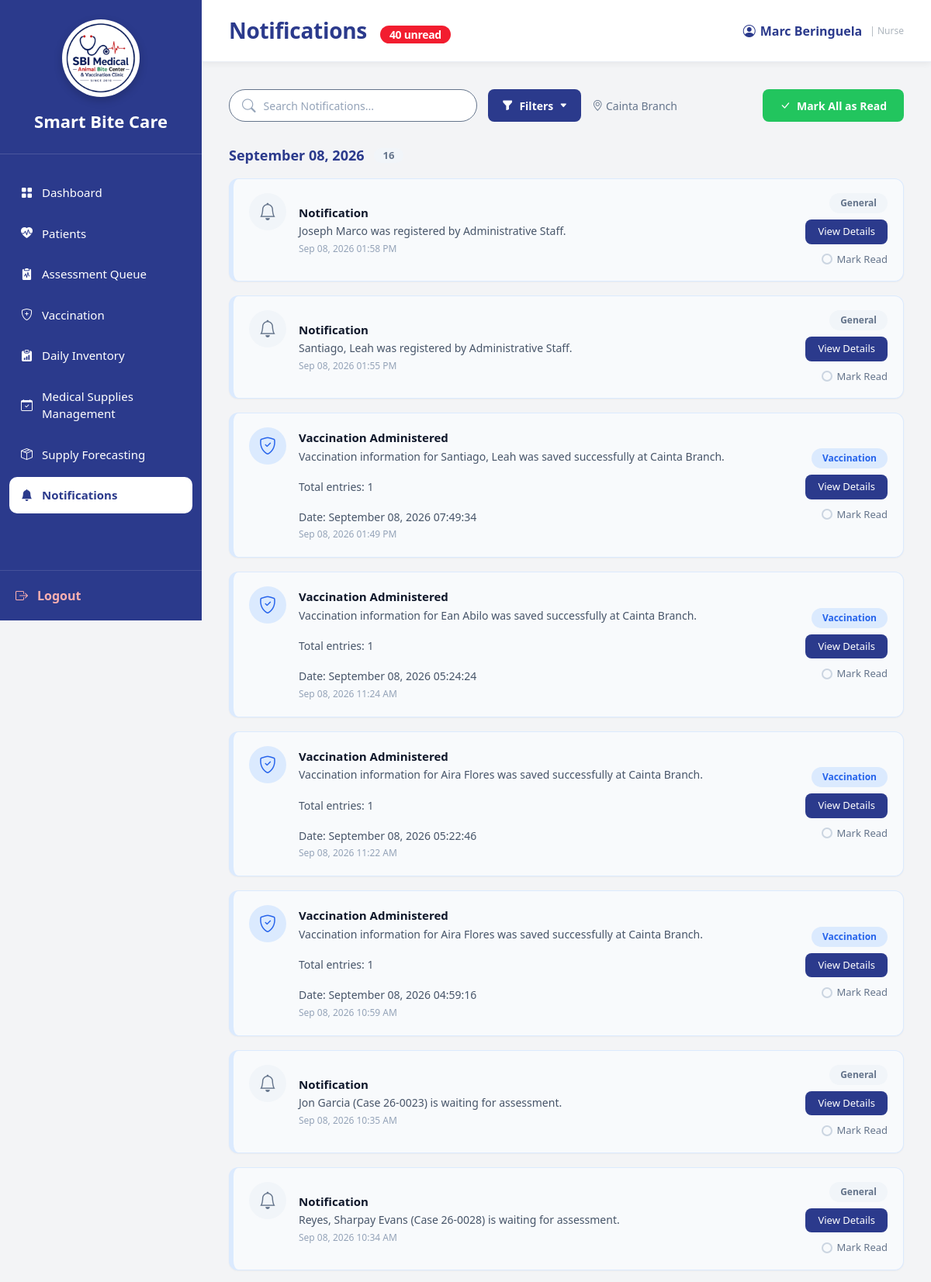
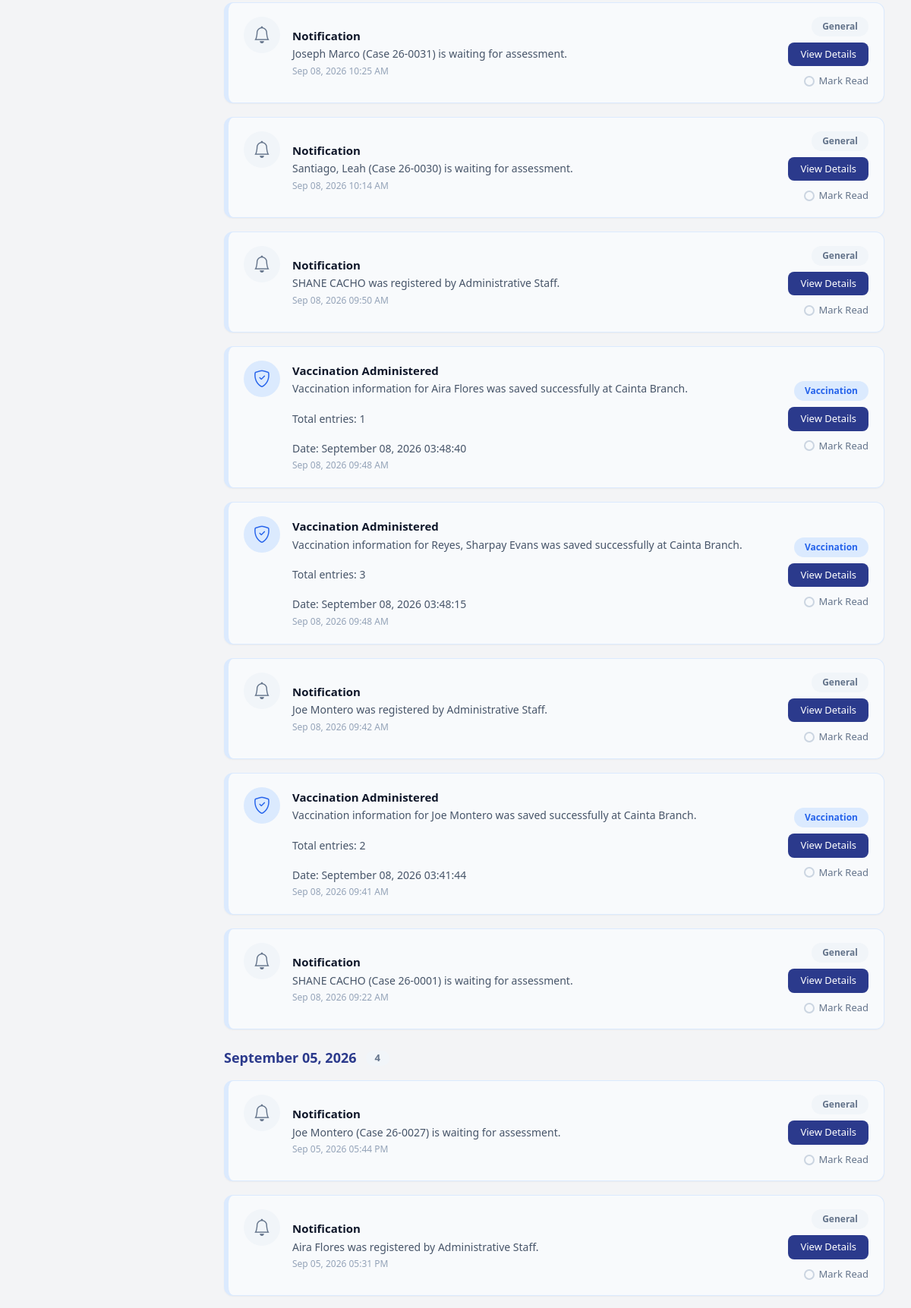
The app's page /Nurse_Notification.php (signed in, upper part) with its own data (2 pictures, top to bottom).
### tables this page shows
CREATE TABLE `users` (
  `user_id` int(11) NOT NULL,
  `branch_id` varchar(10) DEFAULT NULL,
  `role_id` int(11) NOT NULL,
  `username` varchar(100) NOT NULL,
  `email` varchar(255) NOT NULL,
  `password` varchar(255) NOT NULL,
  `status` enum('Active','Inactive') DEFAULT 'Active',
  `created_at` timestamp NOT NULL DEFAULT current_timestamp(),
  `last_login` datetime DEFAULT NULL
);

CREATE TABLE `branches` (
  `branch_id` varchar(10) NOT NULL,
  `branch_name` varchar(150) NOT NULL,
  `branch_address` text DEFAULT NULL,
  `contact_number` varchar(30) DEFAULT NULL,
  `email` varchar(150) DEFAULT NULL,
  `status` enum('Active','Inactive') DEFAULT 'Active',
  `created_at` timestamp NOT NULL DEFAULT current_timestamp()
);

CREATE TABLE `notifications` (
  `notification_id` int(11) NOT NULL,
  `user_id` int(11) NOT NULL,
  `title` varchar(255) DEFAULT NULL,
  `message` text DEFAULT NULL,
  `notification_type` varchar(100) DEFAULT NULL,
  `source_key` varchar(150) DEFAULT NULL,
  `is_read` tinyint(1) DEFAULT 0,
  `created_at` timestamp NOT NULL DEFAULT current_timestamp()
);

### Nurse_Notification.php (the view, shortened to what this page needs)
<?php
require_once 'sources/db_connect.php';
$user_id = $_SESSION['user_id'];
$branch_name = '';
$username = '';
$userQuery = "SELECT u.branch_id, u.username, b.branch_name, r.role_name
              FROM users u
              LEFT JOIN branches b ON u.branch_id = b.branch_id
              LEFT JOIN roles r ON u.role_id = r.role_id
              WHERE u.user_id = ?";
$stmt = $conn->prepare($userQuery);
$stmt->bind_param("i", $user_id);
$stmt->execute();
$userResult = $stmt->get_result();
if ($userResult->num_rows > 0) {
    $userData = $userResult->fetch_assoc();
    $branch_name = $userData['branch_name'] ?? 'Unknown Branch';
    $username = $userData['username'] ?? 'Nurse';
}
$searchQuery = isset($_GET['search']) ? trim($_GET['search']) : '';
$notifQuery = "
    SELECT
        n.notification_id,
        n.user_id,
        n.title,
        n.message,
        n.notification_type,
        n.is_read,
        n.created_at,
        CASE
            WHEN n.notification_type = 'follow_up' THEN 'followup'
            WHEN n.notification_type = 'low_stock' THEN 'low'
            WHEN n.notification_type = 'expiring' THEN 'expiring'
            WHEN n.notification_type = 'vaccination' THEN 'vaccination'
            WHEN n.notification_type = 'patient_record' THEN 'patient'
            ELSE 'general'
        END as notif_category,
        CASE
            WHEN n.notification_type = 'follow_up' THEN 'Follow-Up Due'
            WHEN n.notification_type = 'low_stock' THEN 'Low Stock Alert'
            WHEN n.notification_type = 'expiring' THEN 'Expiring Vaccine Alert'
            WHEN n.notification_type = 'vaccination' THEN 'Vaccination Administered'
            WHEN n.notification_type = 'patient_record' THEN 'Patient Record Update'
            ELSE 'Notification'
        END as display_title,
        DATEDIFF(NOW(), n.created_at) as days_ago,
        DATE(n.created_at) as notif_date
    FROM notifications n
    WHERE n.user_id = ?
";
$params = [$user_id];
$types = "i";
$notifQuery .= " ORDER BY n.created_at DESC";
$stmt = $conn->prepare($notifQuery);
$stmt->bind_param($types, ...$params);
$stmt->execute();
$notifResult = $stmt->get_result();
$notifications = [];
while ($row = $notifResult->fetch_assoc()) {
    $notifications[] = $row;
}
$statsQuery = "
    SELECT
        COUNT(*) as total,
        SUM(CASE WHEN is_read = 0 THEN 1 ELSE 0 END) as unread,
        SUM(CASE WHEN notification_type = 'follow_up' AND is_read = 0 THEN 1 ELSE 0 END) as followup_unread,
        SUM(CASE WHEN notification_type = 'low_stock' AND is_read = 0 THEN 1 ELSE 0 END) as low_stock_unread,
        SUM(CASE WHEN notification_type = 'expiring' AND is_read = 0 THEN 1 ELSE 0 END) as expiring_unread,
        SUM(CASE WHEN notification_type = 'vaccination' AND is_read = 0 THEN 1 ELSE 0 END) as vaccination_unread
    FROM notifications
    WHERE user_id = ?
";
$stmt = $conn->prepare($statsQuery);
$stmt->bind_param("i", $user_id);
$stmt->execute();
$statsResult = $stmt->get_result();
$stats = $statsResult->fetch_assoc();
$unreadCount = $stats['unread'] ?? 0;
$groupedNotifications = [];
foreach ($notifications as $notif) {
    $dateKey = $notif['notif_date'];
    if (!isset($groupedNotifications[$dateKey])) {
        $groupedNotifications[$dateKey] = [];
    }
    $groupedNotifications[$dateKey][] = $notif;
}
function getDateLabel($date) {
    $today = date('Y-m-d');
    $tomorrow = date('Y-m-d', strtotime('+1 day'));
    $yesterday = date('Y-m-d', strtotime('-1 day'));
    return date('F d, Y', strtotime($date));
}
?>
<!DOCTYPE html>
<html lang="en">
<head>
    <link href="https://cdn.jsdelivr.net/npm/bootstrap@5.3.3/dist/css/bootstrap.min.css" rel="stylesheet" />
    <link rel="stylesheet" href="https://cdn.jsdelivr.net/npm/bootstrap-icons@1.11.3/font/bootstrap-icons.min.css" />
    <link rel="stylesheet" href="sidebar.css" />
</head>
<body>
<div class="sidebar">
    <div class="logo-area">
        <div class="logo-frame">
            <img src="logo.png" alt="Smart Bite Care Logo" class="logo" />
        </div>
        <div class="system-name">Smart Bite Care</div>
    </div>
      <nav class="nav-menu">
        <ul>
            <li><a href="Nurse_Dashboard.php"><i class="bi bi-grid-fill"></i><span>Dashboard</span></a></li>
            <li><a href="Nurse_Patients.php"><i class="bi bi-heart-pulse-fill"></i><span>Patients</span></a></li>
            <li><a href="Nurse_Assessment.php"><i class="bi bi-clipboard2-pulse-fill"></i><span>Assessment Queue</span></a></li>
            <li><a href="Nurse_Vaccination.php"><i class="bi-shield-plus"></i><span>Vaccination</span></a></li>
            <li><a href="Nurse_DailyInventory.php"><i class="bi bi-clipboard-data-fill"></i><span>Daily Inventory</span></a></li>
            <li><a href="Nurse_MedicalSuppliesManagement.php"><i class="bi bi-calendar-check"></i><span>Medical Supplies Management</span></a></li>
            <li><a href="Nurse_Supplyforecasting.php"><i class="bi bi-box-seam"></i><span>Supply Forecasting</span></a></li>
            <li><a class="active" href="Nurse_Notification.php"><i class="bi bi-bell-fill"></i><span>Notifications</span></a></li>
        </ul>
    </nav>
    <div class="logout">
        <a href="logout.php"><i class="bi bi-box-arrow-right"></i><span>Logout</span></a>
    </div>
</div>
<div class="main">
    <div class="topbar">
        <h3>
            Notifications
            <?php if ($unreadCount > 0): ?>
            <span class="badge-unread"><?php echo $unreadCount; ?> unread</span>
            <?php endif; ?>
        </h3>
        <div class="profile">
            <i class="bi bi-person-circle"></i>
            <?php echo htmlspecialchars($username); ?>
            <span style="font-size:12px; color:#adb5bd; font-weight:400; margin-left:4px;">| Nurse</span>
        </div>
    </div>
    <div class="content">
        <div class="toolbar">
            <div class="toolbar-left">
                <div class="search-box">
                    <i class="bi bi-search"></i>
                    <input type="text" id="searchInput" placeholder="Search Notifications..." value="<?php echo htmlspecialchars($searchQuery); ?>">
                </div>
                <div class="filter-dropdown">
                    <button class="btn-filter" id="filterToggle">
                        <i class="bi bi-funnel-fill"></i>
                        Filters
                        <i class="bi bi-caret-down-fill" style="font-size: 10px;"></i>
                    </button>
                </div>
                <span class="branch-text"><i class="bi bi-geo-alt"></i> <?php echo htmlspecialchars($branch_name); ?></span>
            </div>
            <button class="btn-mark-all" id="markAllReadBtn">
                <i class="bi bi-check-lg"></i> Mark All as Read
            </button>
        </div>
        <div id="notificationsContainer">
            <?php if (empty($notifications)): ?>
            <div class="no-notifications">
                <i class="bi bi-bell-slash"></i>
                <h5>No Notifications</h5>
                <p>You're all caught up! No new notifications to display.</p>
            </div>
            <?php else: ?>
            <?php foreach ($groupedNotifications as $date => $notifs): ?>
            <div class="date-header">
                <?php echo getDateLabel($date); ?>
                <span class="count-badge"><?php echo count($notifs); ?></span>
            </div>
            <?php foreach ($notifs as $notif): ?>
            <?php
                $category = $notif['notif_category'];
                $isRead = $notif['is_read'];
                $borderClass = 'border-' . $category;
                $iconClass = 'icon-' . $category;
                $badgeClass = 'badge-' . $category;
                $iconMap = [
                    'followup' => 'bi-clock',
                    'low' => 'bi-exclamation-triangle-fill',
                    'expiring' => 'bi-clock-history',
                    'vaccination' => 'bi-shield-check',
                    'patient' => 'bi-person-plus',
                    'general' => 'bi-bell'
                ];
                $icon = $iconMap[$category] ?? 'bi-bell';
                $statusLabel = $isRead ? 'Read' : ucfirst($category);
                if ($category == 'followup') $statusLabel = $isRead ? 'Read' : 'Pending';
                elseif ($category == 'low') $statusLabel = $isRead ? 'Read' : 'Low Stock';
                elseif ($category == 'expiring') $statusLabel = $isRead ? 'Read' : 'Expiring';
                elseif ($category == 'vaccination') $statusLabel = $isRead ? 'Read' : 'Vaccination';
                elseif ($category == 'patient') $statusLabel = $isRead ? 'Read' : 'Patient Update';
                $timeAgo = '';
                if ($notif['days_ago'] == 0) {
                    $timeAgo = 'Today, ' . date('h:i A', strtotime($notif['created_at']));
                } elseif ($notif['days_ago'] == 1) {
                    $timeAgo = 'Yesterday, ' . date('h:i A', strtotime($notif['created_at']));
                } else {
                    $timeAgo = date('M d, Y h:i A', strtotime($notif['created_at']));
                }
            ?>
            <div class="notif-item <?php echo $borderClass; ?> <?php echo $isRead ? '' : 'unread'; ?>" data-notif-id="<?php echo $notif['notification_id']; ?>">
                <div class="notif-icon-wrap">
                    <div class="notif-icon <?php echo $iconClass; ?>">
                        <i class="bi <?php echo $icon; ?>"></i>
                    </div>
                </div>
                <div class="notif-content">
                    <div class="notif-title"><?php echo htmlspecialchars($notif['display_title']); ?></div>
                    <div class="notif-desc"><?php echo nl2br(htmlspecialchars($notif['message'])); ?></div>
                    <div class="notif-time"><?php echo $timeAgo; ?></div>
                </div>
                <div class="notif-actions">
                    <span class="badge-status-pill <?php echo $isRead ? 'badge-read' : $badgeClass; ?>">
                        <?php echo $statusLabel; ?>
                    </span>
                    <button class="notif-action-btn view-action-btn" data-notif-id="<?php echo $notif['notification_id']; ?>">
                        View Details
                    </button>
                    <?php if (!$isRead): ?>
                    <div class="mark-read-row" data-notif-id="<?php echo $notif['notification_id']; ?>">
                        <span class="circle-icon"></span> Mark Read
                    </div>
                    <?php else: ?>
                    <div class="mark-read-row read">
                        <span class="circle-icon"></span> Read
                    </div>
                    <?php endif; ?>
                </div>
            </div>
            <?php endforeach; ?>
            <?php endforeach; ?>
            <?php endif; ?>
        </div>
    </div>
</div>
</body>
</html>

### sidebar.css (style rules this page uses)
:root { --primary:#2B3A8C; --accent:#F21D2F; --bg:#F2F2F2; --white:#fff; }
.sidebar { width:260px; height:100vh; height:100dvh; min-height:0; background:var(--primary); display:flex; flex-direction:column; color:white; position:fixed; left:0; top:0; overflow:hidden; z-index:1000; box-sizing:border-box; }
.sidebar * { box-sizing:border-box; }
.logo-area { padding:25px 20px; border-bottom:1px solid rgba(255,255,255,.15); text-align:center; flex-shrink:0; }
.logo { width: 90px; height: 90px; display: block; object-fit: contain; }
.logo-frame { width: 100px; height: 100px; margin: 0 auto; border-radius: 50%; background: #fff; display: flex; align-items: center; justify-content: center; overflow: hidden; box-shadow: 0 4px 12px rgba(0,0,0,.2); border: 3px solid rgba(255,255,255,.3); }
.system-name { margin-top:15px; font-size:22px; font-weight:700; }
.nav-menu { margin-top:20px; flex:1; min-height:0; padding-bottom:10px; overflow-x:hidden; overflow-y:auto; overscroll-behavior:contain; scrollbar-width:thin; scrollbar-color:rgba(255,255,255,.45) transparent; -webkit-overflow-scrolling:touch; }
.nav-menu ul { list-style:none; padding:0; margin:0; }
.nav-menu li { margin:6px 12px; }
.nav-menu a { color:white; text-decoration:none; display:flex; align-items:center; gap:12px; padding:12px 15px; border-radius:10px; transition:.25s; font-size:15px; }
.nav-menu a.active { background:white; color:var(--primary); font-weight:600; }
.logout { padding:20px; flex-shrink:0; border-top:1px solid rgba(255,255,255,.12); background:var(--primary); }
.logout a { color:#ffb0b0; text-decoration:none; display:flex; align-items:center; gap:12px; font-weight:600; }

### records on screen
users: username "Marc Beringuela", branch.branch_name "Cainta Branch"
notifications: display_title "Notification", message "Joseph Marco was registered by Administrative Staff.", created_at "Sep 08, 2026 01:58 PM", statusLabel "General"
notifications: display_title "Notification", message "Santiago, Leah was registered by Administrative Staff.", created_at "Sep 08, 2026 01:55 PM", statusLabel "General"
notifications: display_title "Vaccination Administered", message "Vaccination information for Santiago, Leah was saved successfully at Cainta Branch. Total entries: 1 Date: September 08, 2026 07:49:34", created_at "Sep 08, 2026 01:49 PM", is_read "Vaccination"
notifications: display_title "Vaccination Administered", message "Vaccination information for Ean Abilo was saved successfully at Cainta Branch. Total entries: 1 Date: September 08, 2026 05:24:24", created_at "Sep 08, 2026 11:24 AM", is_read "Vaccination"
notifications: display_title "Vaccination Administered", message "Vaccination information for Aira Flores was saved successfully at Cainta Branch. Total entries: 1 Date: September 08, 2026 05:22:46", created_at "Sep 08, 2026 11:22 AM", is_read "Vaccination"
notifications: display_title "Vaccination Administered", message "Vaccination information for Aira Flores was saved successfully at Cainta Branch. Total entries: 1 Date: September 08, 2026 04:59:16", created_at "Sep 08, 2026 10:59 AM", is_read "Vaccination"
notifications: display_title "Notification", message "Jon Garcia (Case 26-0023) is waiting for assessment.", created_at "Sep 08, 2026 10:35 AM", statusLabel "General"
notifications: display_title "Notification", message "Reyes, Sharpay Evans (Case 26-0028) is waiting for assessment.", created_at "Sep 08, 2026 10:34 AM", statusLabel "General"
notifications: display_title "Notification", message "Joseph Marco (Case 26-0031) is waiting for assessment.", created_at "Sep 08, 2026 10:25 AM", statusLabel "General"
notifications: display_title "Notification", message "Santiago, Leah (Case 26-0030) is waiting for assessment.", created_at "Sep 08, 2026 10:14 AM", statusLabel "General"
notifications: display_title "Notification", message "SHANE CACHO was registered by Administrative Staff.", created_at "Sep 08, 2026 09:50 AM", statusLabel "General"
notifications: display_title "Vaccination Administered", message "Vaccination information for Aira Flores was saved successfully at Cainta Branch. Total entries: 1 Date: September 08, 2026 03:48:40", created_at "Sep 08, 2026 09:48 AM", is_read "Vaccination"
notifications: display_title "Vaccination Administered", message "Vaccination information for Reyes, Sharpay Evans was saved successfully at Cainta Branch. Total entries: 3 Date: September 08, 2026 03:48:15", created_at "Sep 08, 2026 09:48 AM", is_read "Vaccination"
notifications: display_title "Notification", message "Joe Montero was registered by Administrative Staff.", created_at "Sep 08, 2026 09:42 AM", statusLabel "General"
notifications: display_title "Vaccination Administered", message "Vaccination information for Joe Montero was saved successfully at Cainta Branch. Total entries: 2 Date: September 08, 2026 03:41:44", created_at "Sep 08, 2026 09:41 AM", is_read "Vaccination"
notifications: display_title "Notification", message "SHANE CACHO (Case 26-0001) is waiting for assessment.", created_at "Sep 08, 2026 09:22 AM", statusLabel "General"
notifications: display_title "Notification", message "Joe Montero (Case 26-0027) is waiting for assessment.", created_at "Sep 05, 2026 05:44 PM", statusLabel "General"
notifications: display_title "Notification", message "Aira Flores was registered by Administrative Staff.", created_at "Sep 05, 2026 05:31 PM", statusLabel "General"

### other values on screen
$unreadCount "40"
getDateLabel($date) "September 08, 2026"
count($notifs) "16"
getDateLabel($date) "September 05, 2026"
count($notifs) "4"
